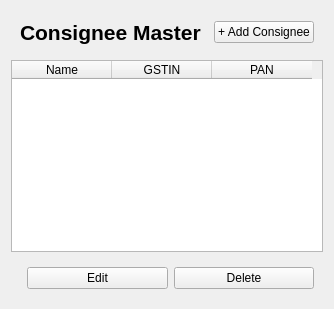
<?xml version="1.0" encoding="UTF-8"?>
<ui version="4.0">
 <class>ConsigneeManager</class>
 <widget class="QWidget" name="ConsigneeManager">
  <layout class="QVBoxLayout" name="verticalLayout">

   <item>
    <widget class="QFrame">
     <layout class="QHBoxLayout">
      <item>
       <widget class="QLabel">
        <property name="text">
         <string>Consignee Master</string>
        </property>
        <property name="font">
         <font><pointsize>16</pointsize><bold>true</bold></font>
        </property>
       </widget>
      </item>
      <item>
       <spacer>
        <property name="orientation"><enum>Qt::Horizontal</enum></property>
       </spacer>
      </item>
      <item>
       <widget class="QPushButton" name="btnAddConsignee">
        <property name="text"><string>+ Add Consignee</string></property>
       </widget>
      </item>
     </layout>
    </widget>
   </item>

   <item>
    <widget class="QTableWidget" name="tableConsignees">
     <property name="columnCount"><number>3</number></property>
     <column><property name="text"><string>Name</string></property></column>
     <column><property name="text"><string>GSTIN</string></property></column>
     <column><property name="text"><string>PAN</string></property></column>
    </widget>
   </item>

   <item>
    <widget class="QFrame">
     <layout class="QHBoxLayout">
      <item>
       <spacer>
        <property name="orientation"><enum>Qt::Horizontal</enum></property>
       </spacer>
      </item>
      <item>
       <widget class="QPushButton" name="btnEdit">
        <property name="text"><string>Edit</string></property>
       </widget>
      </item>
      <item>
       <widget class="QPushButton" name="btnDelete">
        <property name="text"><string>Delete</string></property>
       </widget>
      </item>
     </layout>
    </widget>
   </item>

  </layout>
 </widget>
</ui>
